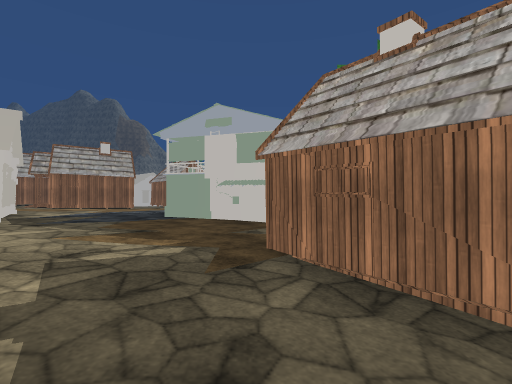
[1] (above)

24 first-person views from a walk through a scene from a Unity 3-D project. The camera is 1.4 m above the floor, looks level and sees 85° across. Doors are open. The floor is counted in squares, 1.95 m on a side. Each view is taken from the middle of a square. On the plan, view 1 faces up. The plan holds only what a view shows up to about 10 squares ahead; the rest is blank. The place goes on beyond the plan. The player character is not drawn. Some surface patterns are stand-ins.

[2]
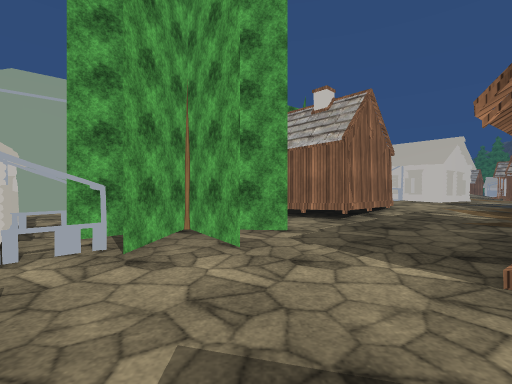

[3]
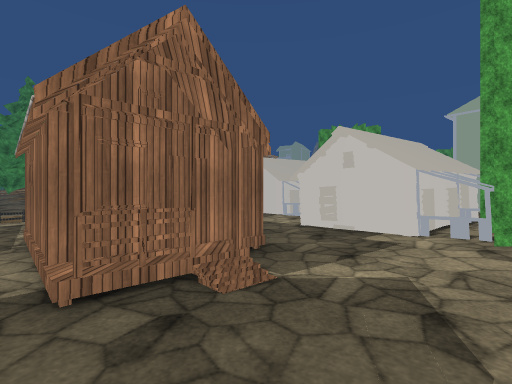

[4]
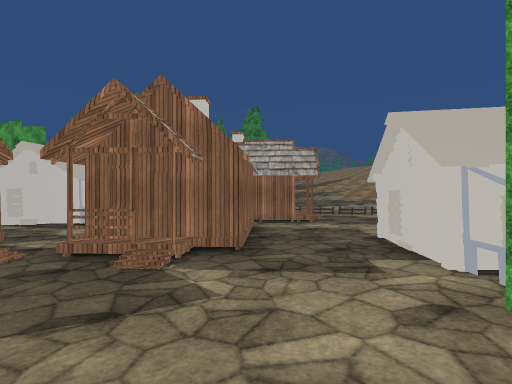

[5]
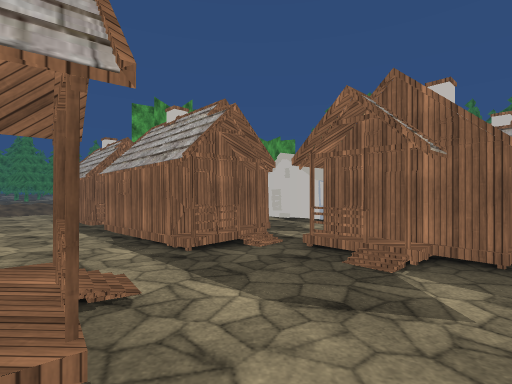

[6]
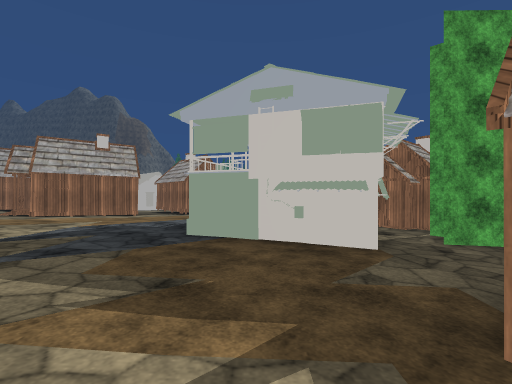

[7]
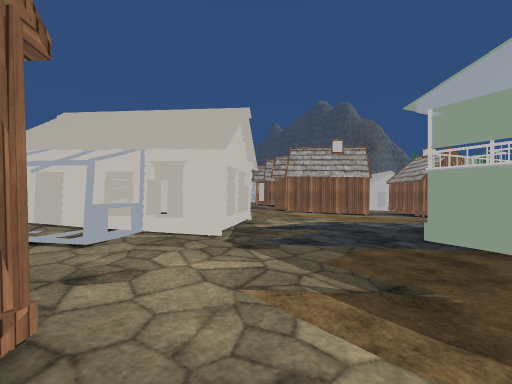

[8]
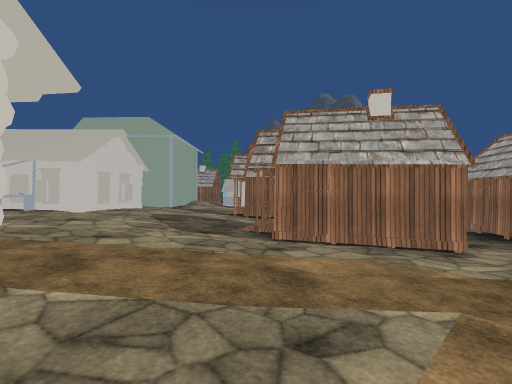

[9]
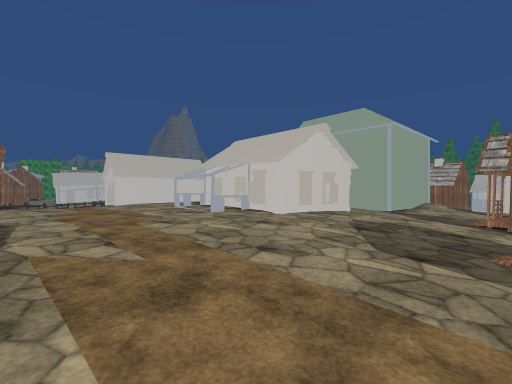

[10]
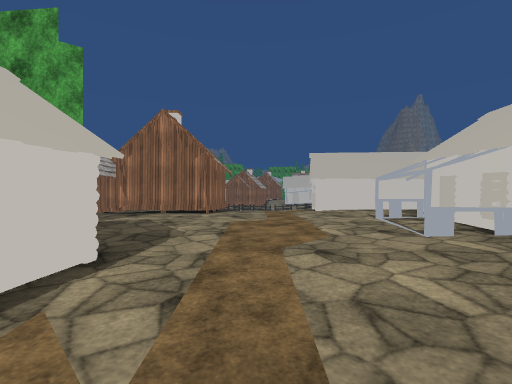

[11]
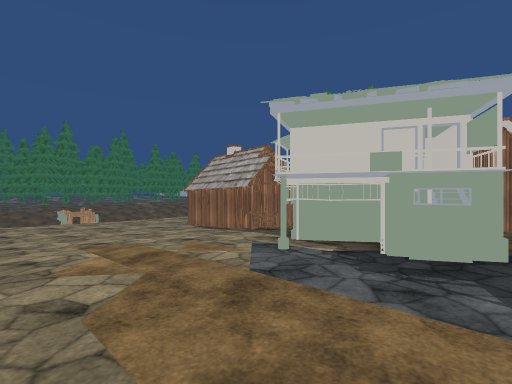

[12]
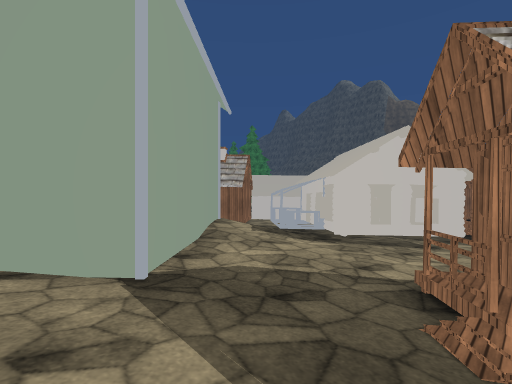

[13]
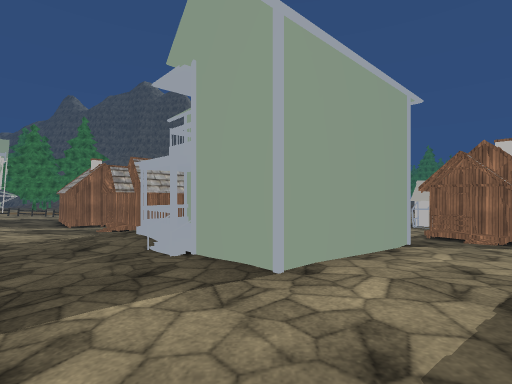

[14]
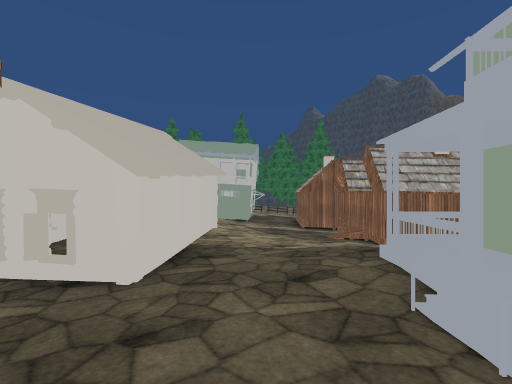

[15]
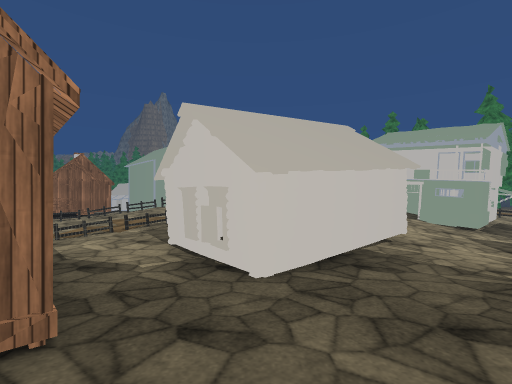

[16]
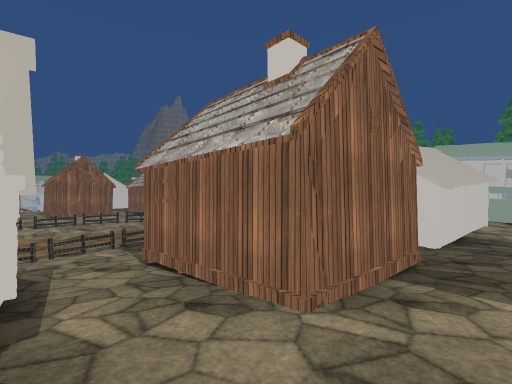

[17]
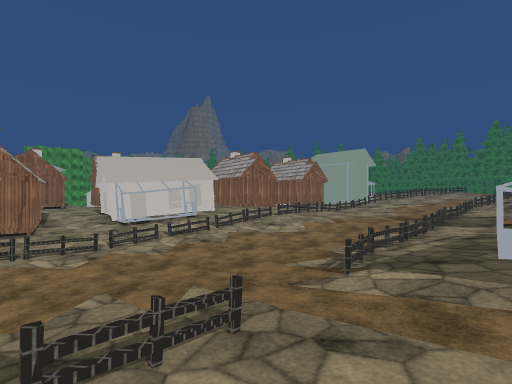

[18]
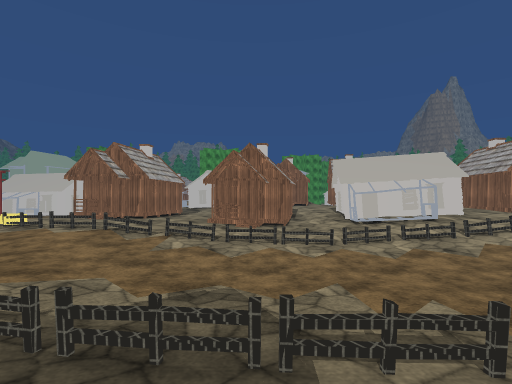

[19]
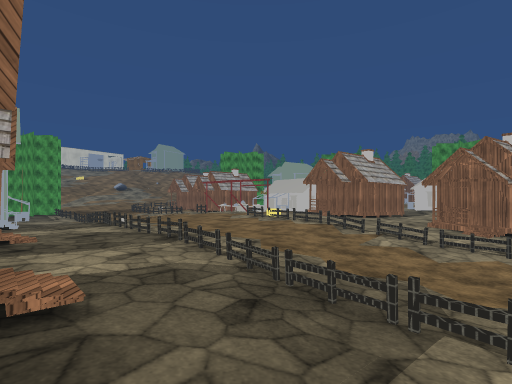

[20]
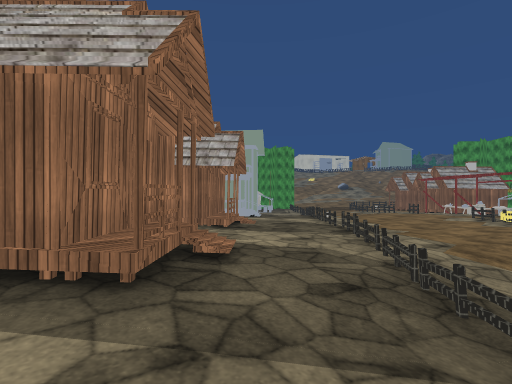

[21]
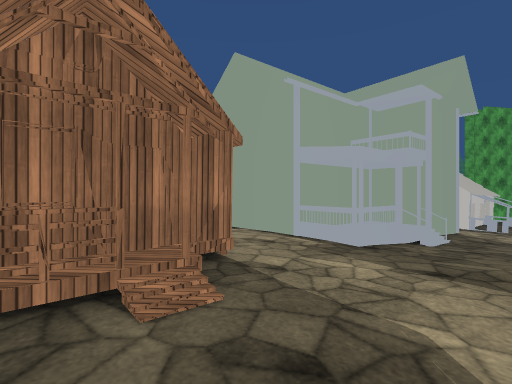

[22]
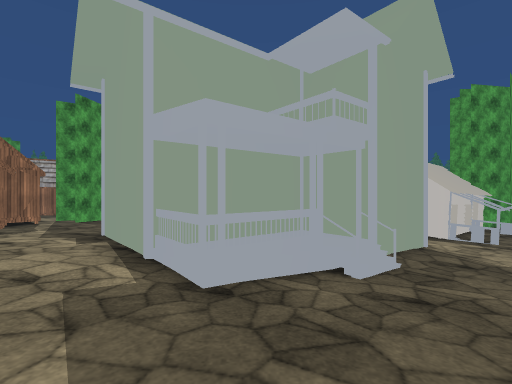

[23]
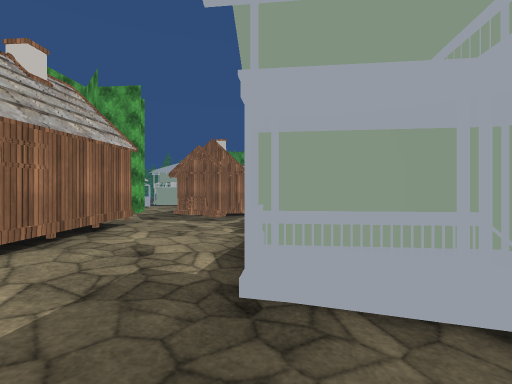

[24]
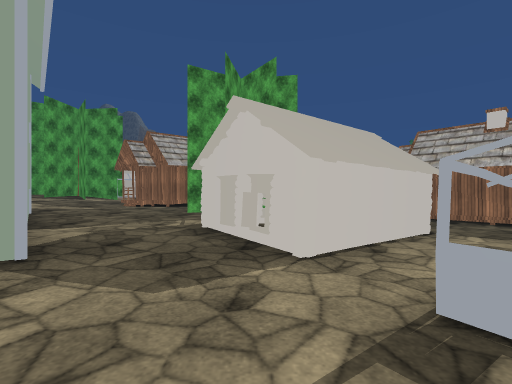

### Floor plan
Key: @ floor where view 1 was taken; # wall or solid block; . main floor; : floor 0.25 m higher than the main floor; - floor 0.25 m lower than the main floor; + floor 0.5 m higher than the main floor; _ floor 0.5 m lower than the main floor; * floor 0.75 m higher than the main floor; < floor 0.75 m lower than the main floor; ( floor 1 m lower than the main floor; / step, stairs or slope; O other object.
Columns run from 28 left of view 1 to 13 right of it. Each row starts with its distance up from view 1.
 17       #O  __ O O_                  O
 16   OO/###O O_OOOOO       O     <((OOO
 15  OOOO/_O###  OOO__O    O_O   <<<(
 14  OOOO//--O  ///--- O   #_ O <<<<<(
 13   OO//////  OO///# OO  _#O_<<<<<<<
 12      //../OO :O./OO   O__O___<<<<<
 11       OO.:OO  O///.-#  O---___<<O
 10      O:O:::O OO/:///OO#------_##OO
  9      OO:O:++O+++O://....-----_O
  8       OO::+++* O+O:/.....--OOO##
  7     O+:::#O++*O*OO+::....-OOOO#      <
  6  +//.O:/  ##+* OOO+:::.O..-OOOOO   <<<
  5  ///..O. O# OO*+O+++:O O..--O O   <<<#
  4  O.....O.#OO+O++++++OO OO.---O   <<<O#
  3  .O.....O.  O+O++++++OOOO.--_#  <<<O   O
  2    O...--O.O O++++++OO O.#//_###<<O    O
  1    .O..-//O// ::+O++OO .. OO__#O<O#
  0    :.O.___/O//::O+O+OOO.#.O_@_<<<<O# <O OO
 -1   OO:.O__<__///O#O +::..OOOOOO<<<OO#<OOOOO
 -2   O::.OO<<<//O//O/  O./.--#OO<<<O#O# O
 -3 O#+:OOO-O<<<//O..:###O.---__OO<<#<<O
 -4    O:OOO_O<<</.O..O#O..O-___OOO<<OO O
 -5     OOO/__O_//-O......OOO__OO<OO<<< O<
 -6     OO #___O_/-.O....OO  O__OOO<<<O  O
 -7     ..###O--O.--.O..-OO  OO<<O O<<O
 -8     .OO ##-..O.-.-O--OOO O_<<OOO<</
 -9       O --...O...--O__O-O  <<<OOO</
-10         --##..O..-  O<<O    <
-11         OO.#O....     <<<O
-12          O O. ..       <OO

Positions as (right, up) in squares from view 1, and headings:
1: (0, 0), facing up
2: (4, -1), facing left
3: (4, 1), facing down
4: (1, 0), facing down-right
5: (1, 0), facing right
6: (-1, 2), facing up
7: (-1, 2), facing up-left
8: (-4, 6), facing up-left
9: (-5, 7), facing left
10: (-7, 7), facing down-left
11: (-5, 9), facing right
12: (-11, 10), facing up-left
13: (-16, 6), facing up
14: (-17, 8), facing up-left
15: (-17, 9), facing left
16: (-15, 6), facing left
17: (-14, -1), facing left
18: (-14, -1), facing down-left
19: (-14, 0), facing down
20: (-15, 0), facing down-right
21: (-12, -5), facing right
22: (-10, -7), facing right
23: (-9, -8), facing up-right
24: (0, -10), facing up
